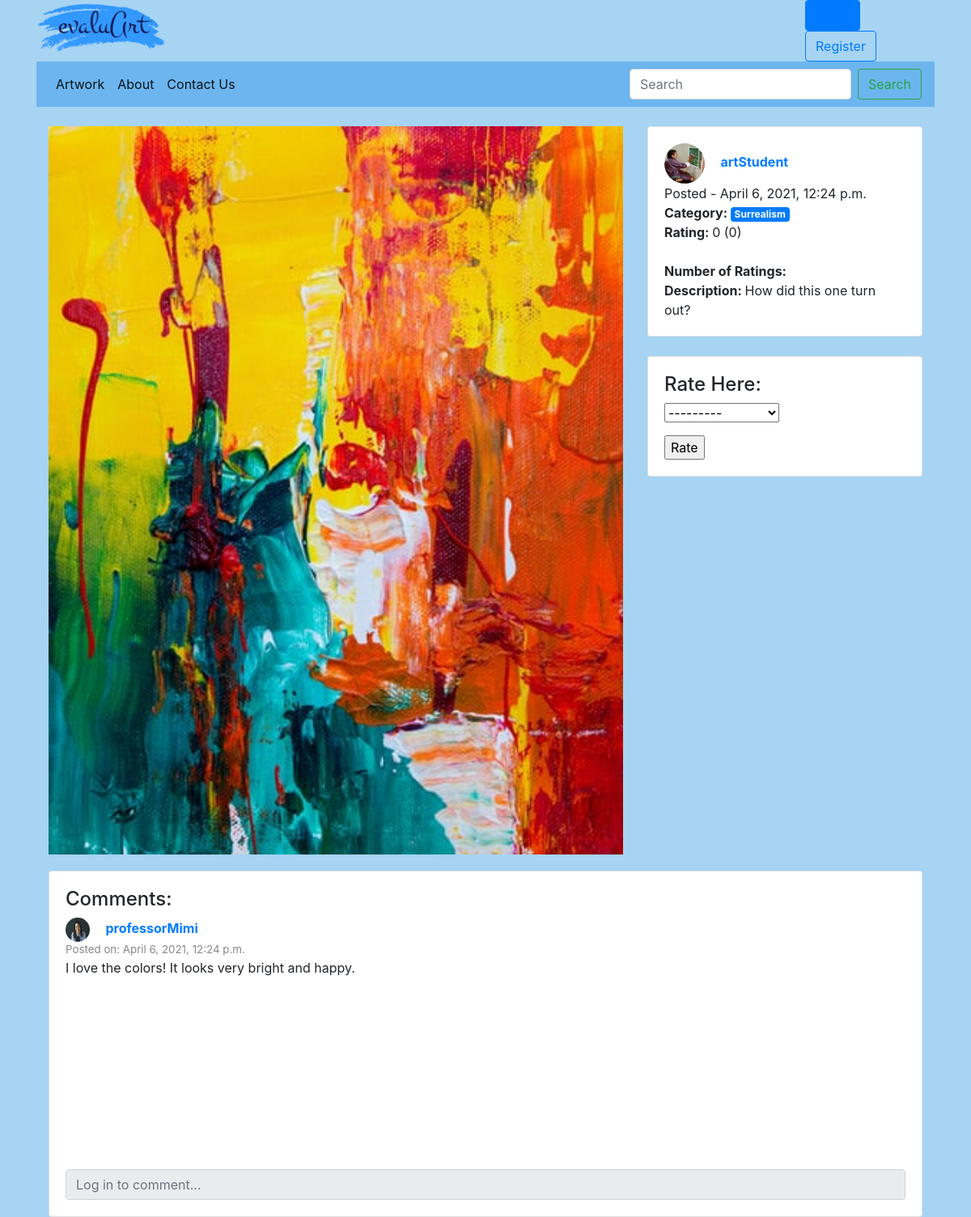
/evaluArt/artwork/3/, run on the app's committed database.
### evaluArt/models.py (models this page shows, shortened)
class Artwork(models.Model):
    picture = models.ImageField(upload_to='user/%Y/%m/%d/', default='default/default.jpg', blank=True)
    description = models.TextField(max_length=300)
    date_posted = models.DateTimeField(auto_now_add=True)
    user = models.ForeignKey(UserProfile, on_delete=models.CASCADE)
    category = models.ForeignKey(Category, on_delete=models.CASCADE)

class UserProfile(models.Model):
    user = models.OneToOneField(User, on_delete=models.CASCADE)
    experience = models.CharField(max_length=12, choices=EXPERIENCE, default='1')
    picture = models.ImageField(upload_to='profile_images', default='default/default.jpg', blank=True)
    description = models.TextField(editable = True, blank = True)

class Category(models.Model):
    name = models.CharField(max_length=128, unique=True)
    slug = models.SlugField(max_length=100, unique=True)
    class Meta:
        verbose_name_plural = 'Categories'
    def __str__(self):
        return self.name

class Comments(models.Model):
    user = models.ForeignKey(UserProfile, related_name="profile", on_delete=models.CASCADE)
    artwork = models.ForeignKey(Artwork, related_name="artwork", on_delete=models.CASCADE)
    text = models.TextField()
    date = models.DateTimeField(auto_now_add=True)

### evaluArt/views.py (the view, shortened to what this page needs)
# urls.py: path('artwork/<int:pk>/', views.show_artwork, name='show_artwork'),
def show_artwork(request, pk):
    artwork = Artwork.objects.filter(pk = pk)[0]
    profile = artwork.user
    comments = Comments.objects.filter(artwork=artwork)
    ratings = Rating.objects.filter(artwork=artwork)
    total = 0
    count = 0
    average = 0
    if ratings:
        for item in ratings:
            number = item.number
            total += number
            count += 1
        average = round(total/count, 2)
    context_dict={}
    context_dict['artwork'] = artwork
    context_dict['profile'] = profile
    context_dict['comments'] = comments
    context_dict['ratings'] = ratings
    context_dict['rating_num'] = count
    context_dict['comment_form'] = CommentForm()
    context_dict['rating_form'] = RatingForm()
    context_dict['average_rating'] = average
    return render(request, 'evaluArt/show_artwork.html', context=context_dict)

### evaluArt/forms.py
class CommentForm(forms.ModelForm):
    class Meta:
        model = Comments
        fields = ('text',)
        widgets = {
            'text': forms.TextInput(attrs={'class':'form-control', 'placeholder':'Post a comment...'}),
        }

class RatingForm(forms.ModelForm):
    class Meta:
        model = Rating
        fields = ('number', )

### templates/evaluArt/show_artwork.html (shortened to what this page needs)
{% extends "evaluArt/base.html"  %}
{% load staticfiles %}
{% block header_block %}
    <link rel="stylesheet" type="text/css" href="{% static 'css/show_artwork.css' %}?{% now 'U' %}">
{% endblock %}
{% block content_block %}
<br>
<div class="container">
    <div class="row">
        <div class="col-md-8">
            <img class="artwork" src={{ artwork.picture.url }}><br>
        </div>
        <div class="col-md-4">
            <div class="card" id="profile_description">
                <div class="card-body">
                    <a href="{% url 'evaluArt:show_account' profile.user.username %}">
                        <img id="uploader_pp" src={{ profile.picture.url }}>
                        <strong>
                        {{ profile.user.username }}
                        </strong>
                    </a>
                    <br>
                    Posted - {{ artwork.date_posted }}<br>
                    <strong>Category: </strong>
                    <span class="badge badge-primary">{{ artwork.category }}</span>
                    <br>
                    <strong>Rating: </strong>
                    {{ average_rating }} ({{ rating_num }})
                    <br>
                    <br>
                    <strong> Number of Ratings: </strong>
                    <br>
                    <strong>Description: </strong>
                    {{ artwork.description }}
                </div>
            </div>
            <br>
            <div class="card" id="rate">
                <div class="card-body">
                    <h4>Rate Here: </h4>
                        <form  id="rating_form" method="post" action="{% url 'evaluArt:show_artwork' artwork.pk %}" enctype="multipart/form-data">
                        {{ rating_form.as_p }}
                        <input type="submit" name="Rate" value="Rate" />
                    </form>
                </div>
            </div>
        </div>
        <br>
        <div class="col-md-12">
            <div class="card" id="comments">
                <div class="card-body">
                    <div class="comment_div overflow-auto" >
                        <div class="comments_body">
                            {% if comments %}
                                <h4>Comments: </h4>
                                {% for c in comments %}
                                    <div class="comment_placeholder">
                                        <a href= "{% url 'evaluArt:show_account' c.user.user.username %}">
                                            <img class="comment_pp" src={{ c.user.picture.url }}>
                                            <strong>{{ c.user.user.username }}</strong>
                                        </a>
                                        <div class="posted">Posted on: {{ c.date }} </div>
                                        <div class="comment_text">
                                            {{ c.text }}
                                        </div>
                                    </div>
                                {% endfor %}
                            {% else %}
                                <h4>No comments yet...</h4>
                            {% endif %}
                        </div>
                    </div>
                    <br><br>
                    {% if user.is_authenticated %}
                    <div class="form-group">
                        <form  id="comment_form" method="post" action="{% url 'evaluArt:show_artwork' artwork.pk %}" enctype="multipart/form-data">
                            {% csrf_token %}
                            {{ comment_form.as_p }}
                            <input type="submit" name="Comment" value="Comment" />
                        </form>
                        <br>
                    </div>
                    {% else %}
                        <input class="form-control" type="text" placeholder="Log in to comment..." readonly>
                    {% endif %}
                </div>
            </div>
        </div>
    </div>
</div>
{% endblock %}

### static/css/base.css (style rules this page uses)
body { background-color: #a7d4f3; }
div.container { background-color: #a7d4f3; }

### static/css/show_artwork.css (style rules this page uses)
img.artwork { width:100%; }
img#uploader_pp { margin-right: 15px; background-size: cover; border-radius:50% 50% 50% 50%; width: 50px; height:50px; }
img.comment_pp { margin-right: 15px; background-size: cover; border-radius:50% 50% 50% 50%; width: 30px; height:30px; }
div.posted { font-size: smaller; color:rgb(138, 136, 136); }
div.comment_div { height: 300px; }
div#comments { margin-top:20px; }

### data on the page
Artwork: picture (picture), date_posted "April 6, 2021, 12:24 p.m.", category "Surrealism", description "How did this one turn out?"
UserProfile: picture (picture), user.username "artStudent"
Comments: user.picture (picture), user.user.username "professorMimi", date "April 6, 2021, 12:24 p.m.", text "I love the colors! It looks very bright and happy."

### other printed values
{{ average_rating }} "0"
{{ rating_num }} "0"
